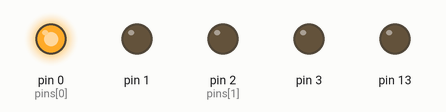
Recording of a sketch running on a simulated Arduino Uno, built with avr-gcc and run on an emulated ATmega328P. Shown: output pins drawn as LEDs (lit = HIGH).

Above: at 0.15 s.
At 0.7 s:
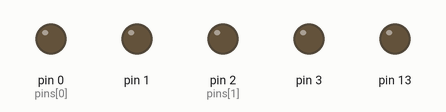
At 6.65 s:
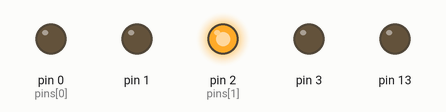
Timing chart, 0 to 7.0 s (numbered marks = the images above):
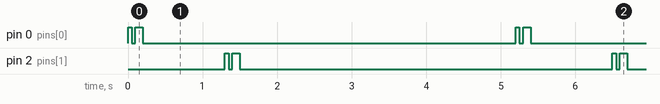

Measured:
- by itself, pin 0 (pins[0]), pin 2 (pins[1]): repeats every 5.2 s: LOW 0.05 s, HIGH 0.10 s, LOW 5.0 s, HIGH 0.05 s
- by itself, everything shown: repeats every 5.2 s, in 8 steps

The sketch:

sketch.ino
```cpp
// the setup function runs once when you press reset or power the board
void setup() {
    // initialize digital pin 13 as an output.
    pinMode(0, OUTPUT);
    pinMode(1, OUTPUT);
    pinMode(2, OUTPUT);
    pinMode(3, OUTPUT);
    pinMode(13, OUTPUT);
    digitalWrite(13, LOW);    // turn the LED off by making the voltage LOW
}
int pins[4] = {0, 2, 4, 6};

void blinker(int led) {
    int delayTime = 0;
    while(delayTime < 150) {
        digitalWrite(led, HIGH);
        delay(delayTime);
        digitalWrite(led, LOW);
        delay(delayTime);
        delayTime += 50;
    }
}
// the loop function runs over and over again forever
void loop() {
    for (int i; i<4; i++) {
        blinker(pins[i]);    // turn the LED off by making the voltage LOW
        if (i > 0) {
            digitalWrite(pins[i-1], LOW);    // turn the LED off by making the voltage LOW
        } else {
            digitalWrite(pins[3], LOW);    // turn the LED off by making the voltage LOW
        }
        delay(1000);
    }
}
```
